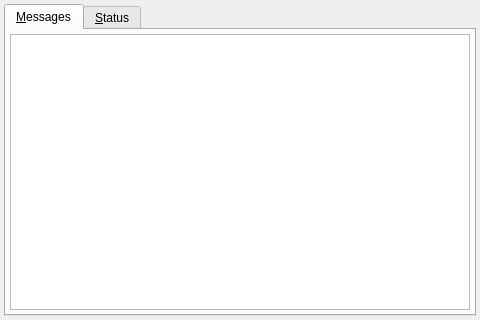
<ui version="4.0">
 <author>rncbc aka Rui Nuno Capela</author>
 <comment>JACK Audio Connection Kit - Qt GUI Interface.

   Copyright (C) 2003-2019, rncbc aka Rui Nuno Capela. All rights reserved.

   This program is free software; you can redistribute it and/or
   modify it under the terms of the GNU General Public License
   as published by the Free Software Foundation; either version 2
   of the License, or (at your option) any later version.

   This program is distributed in the hope that it will be useful,
   but WITHOUT ANY WARRANTY; without even the implied warranty of
   MERCHANTABILITY or FITNESS FOR A PARTICULAR PURPOSE.  See the
   GNU General Public License for more details.

   You should have received a copy of the GNU General Public License along
   with this program; if not, write to the Free Software Foundation, Inc.,
   51 Franklin Street, Fifth Floor, Boston, MA 02110-1301 USA.

</comment>
 <class>qjackctlMessagesStatusForm</class>
 <widget class="QWidget" name="qjackctlMessagesStatusForm">
  <property name="geometry">
   <rect>
    <x>0</x>
    <y>0</y>
    <width>480</width>
    <height>320</height>
   </rect>
  </property>
  <property name="sizePolicy">
   <sizepolicy hsizetype="Minimum" vsizetype="Minimum">
    <horstretch>0</horstretch>
    <verstretch>0</verstretch>
   </sizepolicy>
  </property>
  <property name="windowTitle">
   <string>Messages / Status</string>
  </property>
  <property name="windowIcon">
   <iconset resource="qjackctl.qrc">:/images/messagesstatus1.png</iconset>
  </property>
  <layout class="QVBoxLayout">
   <item>
    <widget class="QTabWidget" name="MessagesStatusTabWidget">
     <property name="currentIndex">
      <number>0</number>
     </property>
     <widget class="QWidget" name="MessagesTab">
      <attribute name="icon">
       <iconset resource="qjackctl.qrc">:/images/messages1.png</iconset>
      </attribute>
      <attribute name="title">
       <string>&amp;Messages</string>
      </attribute>
      <attribute name="toolTip">
       <string>Messages log</string>
      </attribute>
      <layout class="QGridLayout">
       <item row="0" column="0">
        <widget class="QTextEdit" name="MessagesTextView">
         <property name="minimumSize">
          <size>
           <width>320</width>
           <height>80</height>
          </size>
         </property>
         <property name="toolTip">
          <string>Messages output log</string>
         </property>
         <property name="undoRedoEnabled">
          <bool>false</bool>
         </property>
         <property name="lineWrapMode">
          <enum>QTextEdit::NoWrap</enum>
         </property>
         <property name="readOnly">
          <bool>true</bool>
         </property>
        </widget>
       </item>
      </layout>
     </widget>
     <widget class="QWidget" name="StatusTab">
      <attribute name="icon">
       <iconset resource="qjackctl.qrc">:/images/status1.png</iconset>
      </attribute>
      <attribute name="title">
       <string>&amp;Status</string>
      </attribute>
      <attribute name="toolTip">
       <string>Status information</string>
      </attribute>
      <layout class="QGridLayout">
       <item row="0" column="0" colspan="3">
        <widget class="QTreeWidget" name="StatsListView">
         <property name="sizePolicy">
          <sizepolicy hsizetype="Expanding" vsizetype="Expanding">
           <horstretch>0</horstretch>
           <verstretch>0</verstretch>
          </sizepolicy>
         </property>
         <property name="minimumSize">
          <size>
           <width>240</width>
           <height>0</height>
          </size>
         </property>
         <property name="toolTip">
          <string>Statistics since last server startup</string>
         </property>
         <property name="alternatingRowColors">
          <bool>true</bool>
         </property>
         <property name="selectionMode">
          <enum>QAbstractItemView::NoSelection</enum>
         </property>
         <property name="rootIsDecorated">
          <bool>true</bool>
         </property>
         <property name="uniformRowHeights">
          <bool>true</bool>
         </property>
         <property name="sortingEnabled">
          <bool>false</bool>
         </property>
         <property name="allColumnsShowFocus">
          <bool>true</bool>
         </property>
         <column>
          <property name="text">
           <string>Description</string>
          </property>
         </column>
         <column>
          <property name="text">
           <string>Value</string>
          </property>
         </column>
        </widget>
       </item>
       <item row="1" column="0">
        <widget class="QPushButton" name="ResetPushButton">
         <property name="toolTip">
          <string>Reset XRUN statistic values</string>
         </property>
         <property name="text">
          <string>Re&amp;set</string>
         </property>
         <property name="icon">
          <iconset resource="qjackctl.qrc">:/images/reset1.png</iconset>
         </property>
        </widget>
       </item>
       <item row="1" column="1">
        <spacer>
         <property name="orientation">
          <enum>Qt::Horizontal</enum>
         </property>
         <property name="sizeType">
          <enum>QSizePolicy::Expanding</enum>
         </property>
         <property name="sizeHint">
          <size>
           <width>313</width>
           <height>16</height>
          </size>
         </property>
        </spacer>
       </item>
       <item row="1" column="2">
        <widget class="QPushButton" name="RefreshPushButton">
         <property name="toolTip">
          <string>Refresh XRUN statistic values</string>
         </property>
         <property name="text">
          <string>&amp;Refresh</string>
         </property>
         <property name="icon">
          <iconset resource="qjackctl.qrc">:/images/refresh1.png</iconset>
         </property>
        </widget>
       </item>
      </layout>
     </widget>
    </widget>
   </item>
  </layout>
 </widget>
 <layoutdefault spacing="4" margin="4"/>
 <tabstops>
  <tabstop>MessagesTextView</tabstop>
  <tabstop>StatsListView</tabstop>
  <tabstop>ResetPushButton</tabstop>
  <tabstop>RefreshPushButton</tabstop>
 </tabstops>
 <resources>
  <include location="qjackctl.qrc"/>
 </resources>
 <connections/>
</ui>
